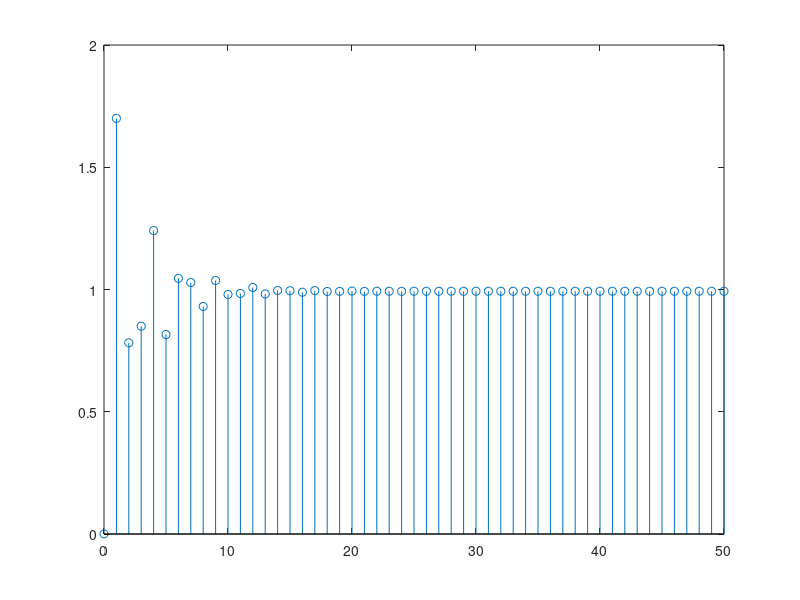

The MATLAB script that drew this image: (Note: this script raises an error after producing the figure.)
Tz=tf([1.7 0.782],[1 1 0.5],-1);
[Nz,Dz]=tfdata(Tz),
%Apartado a)
t=50;
[y,vt]=step(Tz,t);
stem(vt,y);

%Apartado b)
Ts=0.1;
[Nc,Dc]=d2cm(Nz,Dz,Ts,'zoh');
G=tf(Nc,Dc)

%Apartado c)
figure(2)
step(G)